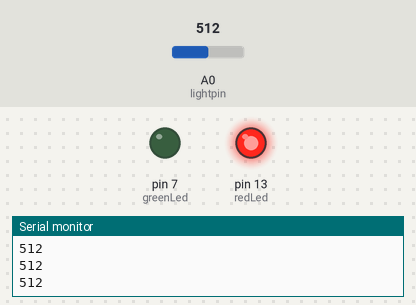
Simulated run of this sketch. Board: Arduino Uno, built with avr-gcc and run on an emulated ATmega328P. Parts: output pins drawn as LEDs (lit = HIGH), the last lines printed to the serial monitor. The inputs (shaded band) are chosen by the test bench; at power-on: A0 (lightpin) = 512.

Above: at 1.2 s.
1.3 s: A0 (lightpin) set to 464
2.8 s: A0 (lightpin) set to 434
At 4.4 s:
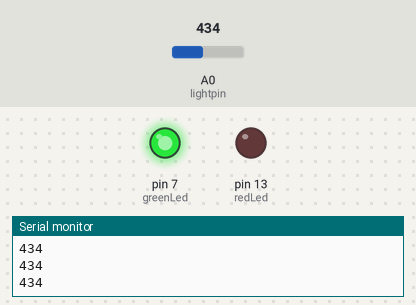
4.7 s: A0 (lightpin) set to 460
At 4.88 s:
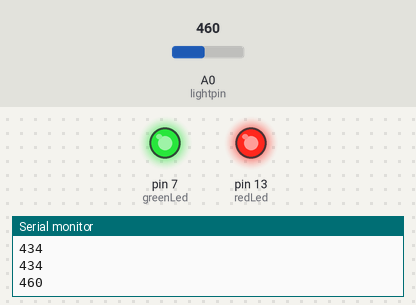
6.5 s: A0 (lightpin) set to 440
At 7.3 s:
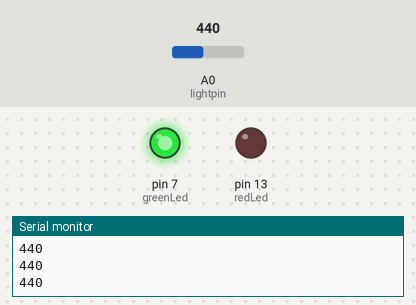
Timing chart, 0 to 9.2 s (numbered marks = the images above; inputs shaded):
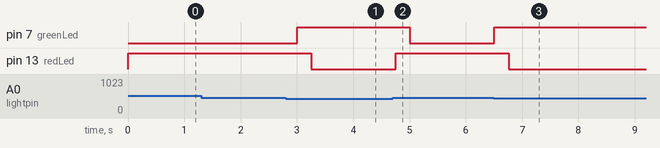

Measured:
- the behaviour switches between 451 and 450 on A0 (lightpin) (found by bisection; images 0 and 1)
- after the input at 2.8 s, pin 7 (greenLed): LOW → HIGH after 0.20 s; pin 13 (redLed): HIGH → LOW after 0.45 s
- after the input at 4.7 s, pin 7 (greenLed): HIGH → LOW after 0.31 s; pin 13 (redLed): LOW → HIGH after 0.06 s
- after the input at 6.5 s, pin 7 (greenLed): LOW → HIGH at once; pin 13 (redLed): HIGH → LOW after 0.26 s

The sketch:

using_photoResistors_LDR_.ino
```cpp
int lightpin=A0;
int lightval;
int delaytime1=250;
int redLed=13;
int greenLed=7;


void setup() {
  // put your setup code here, to run once:
pinMode(lightpin,INPUT);
pinMode(redLed,OUTPUT);
pinMode(greenLed,OUTPUT);

Serial.begin(9600);
}

void loop() {
  // put your main code here, to run repeatedly:

lightval=analogRead(lightpin);
//Serial.println(lightval);
//delay(delaytime1);
if(lightval>450)
{
  digitalWrite(redLed,HIGH);
Serial.println(lightval);
delay(delaytime1);
digitalWrite(greenLed,LOW);

}
else{
digitalWrite(greenLed,HIGH);
Serial.println(lightval);
delay(delaytime1);
  digitalWrite(redLed,LOW);


}
}
```
